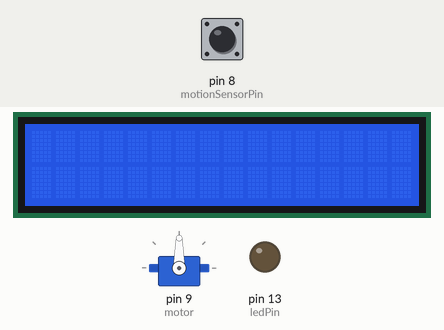
Recording of a sketch running on a simulated Arduino Uno, built with avr-gcc and run on an emulated ATmega328P. On the bench: 16×2 character LCD, servo, output pins drawn as LEDs (lit = HIGH). Inputs (shaded band) come from the test bench; at power-on: pin 8 (motionSensorPin) LOW.

Above: at 1.2 s.
1.3 s: pin 8 (motionSensorPin) driven HIGH
At 1.75 s:
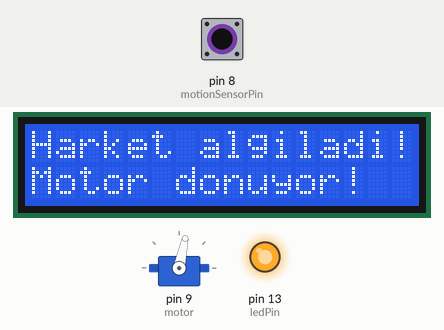
3.7 s: pin 8 (motionSensorPin) driven LOW
At 4.6 s:
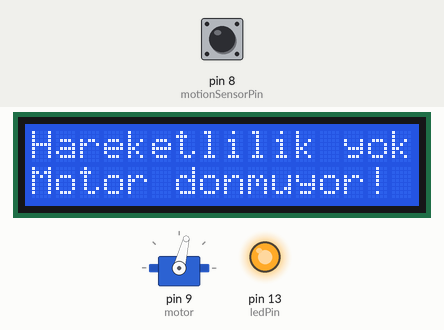
5.2 s: pin 8 (motionSensorPin) driven HIGH
At 5.69 s:
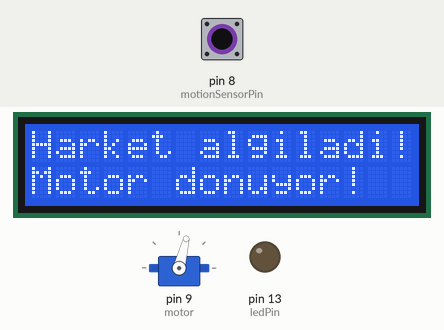
8.2 s: pin 8 (motionSensorPin) pulsed LOW 2 times (0.12 s each, 0.3 s apart)
At 8.71 s:
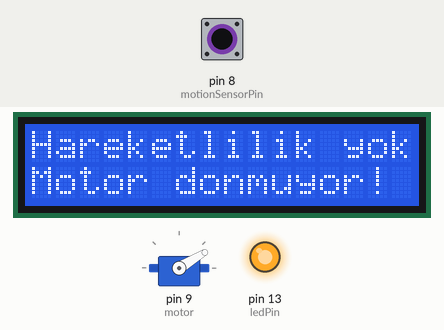
10.7 s: pin 8 (motionSensorPin) pulsed LOW 5 times (0.12 s each, 0.3 s apart)
At 12.11 s:
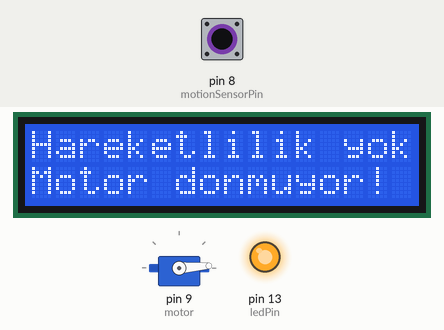
Timing chart, 0 to 14.7 s (numbered marks = the images above; inputs shaded):
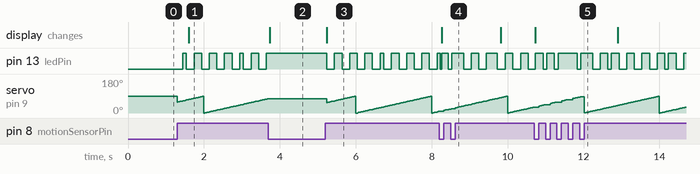

The sketch:

hareketsensoru.ino
```cpp
#include <Servo.h>
#include <Wire.h>
#include <LiquidCrystal_I2C.h>

LiquidCrystal_I2C lcd(0x27, 16, 2); // lcd ekranı için nesne oluşturuldu
Servo motor; // motorun tanımlanması burda
int motionSensorPin = 8; // hareket sensörü pin numarası
int ledPin = 13; // led pin numarası
unsigned long previousMillis = 0; // önceki süre
bool isMotionDetected = false; // hareket var mii =?

// hareket algılandığında ledin yanıp sönme süresi (milisaniye cinsinden)
const long interval = 200; // 0.5 saniye
const long displayTime = 1500; // lcd'de mesajın görüneceği süre (1.5 saniye)

void setup() {
  lcd.init();
  lcd.backlight();
  pinMode(motionSensorPin, INPUT); // hareket sensörü pininin giriş olarak ayarlanması
  motor.attach(9); // motorun pin numarası
  pinMode(ledPin, OUTPUT); // led pininin çıkış olarak ayarlanması
}

void loop() {
  int motion = digitalRead(motionSensorPin); // hareket sensöründen okuma yapılıyor

  if (motion == HIGH) { // hareket algılandıysa
    isMotionDetected = true; // hareket algılandı olarak işaretle
    unsigned long currentMillis = millis(); // Geçerli zamanı al
    if (currentMillis - previousMillis >= displayTime) {
      lcd.clear(); // lcd ekranı temizleniyo
      lcd.setCursor(0, 0); // İlk satıra cursor konumlandırılıyo
      lcd.print("Harket algiladi!"); // lcd ekranına yazdırma yapılıyo
      lcd.setCursor(0,1);
      lcd.print("Motor donuyor!");

      previousMillis = currentMillis;
    }

    // ledi yarım saniye aralıklarla 5 saniye boyunca yanıp söndür
    if (currentMillis - previousMillis <= displayTime) {
      if ((currentMillis - previousMillis) % interval == 0) { // 0.5 saniye aralıklarla
        digitalWrite(ledPin, !digitalRead(ledPin)); // LED'in durumunu tersine çevir
      }
    }

    // motoru 0-90 derece arasında döndür
    int angle = map(currentMillis % 2000, 0, 2000, 0, 90); // 2 saniyede bir dönüş yapacak
    motor.write(angle);

  } else {
    if (isMotionDetected) {
      lcd.clear(); // lcd ekranı temizleniyo
      lcd.setCursor(0, 0);
      lcd.print("Hareketlilik yok"); // lcd ekranına yazdırma yapılıyo
      lcd.setCursor(0,1);
      lcd.print("Motor donmuyor!");
      digitalWrite(ledPin, HIGH); // ledi kapat
      isMotionDetected = false;
    }
  }
}
```

Measured:
- after the input at 1.3 s, pin 13 (ledPin): LOW → HIGH after 0.14 s, → LOW 0.09 s later, → HIGH 0.21 s later, → LOW 0.20 s later, … (13 changes in this stretch); the display: changes after 0.30 s (image 1)
- after the input at 3.7 s, pin 13 (ledPin): stops changing and stays HIGH; servo on pin 9 (motor): goes on until 3.7 s, then stays 76°; the display: changes at once (image 2)
- after the input at 8.2 s, the display: changes after 0.06 s (image 4)
- after the input at 10.7 s, the display: changes at once (image 5)
